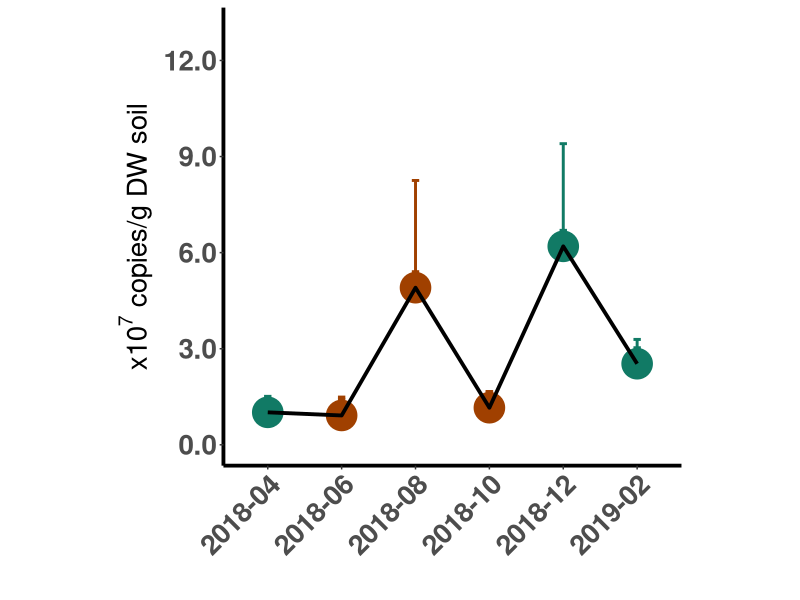
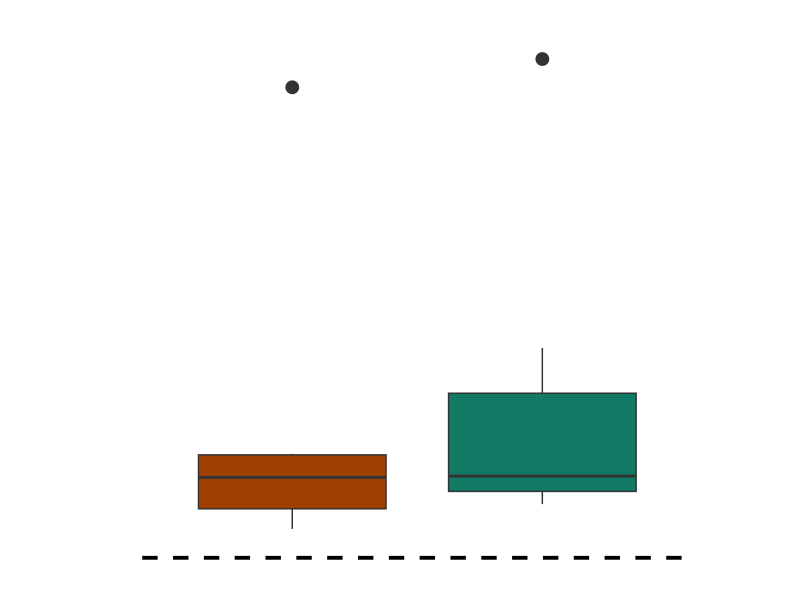
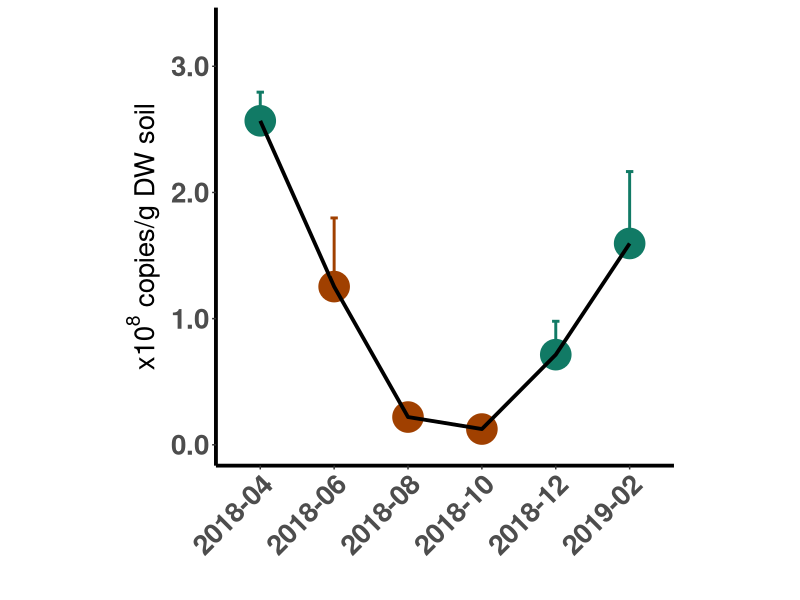
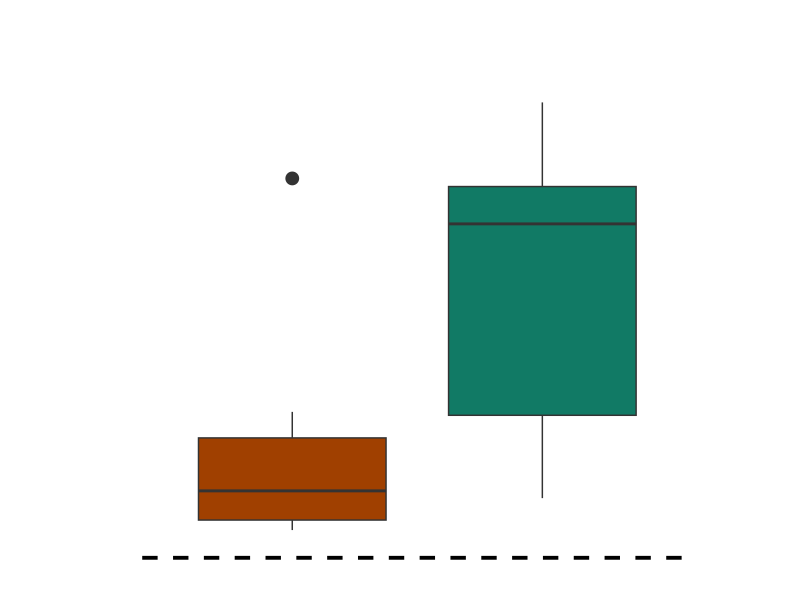
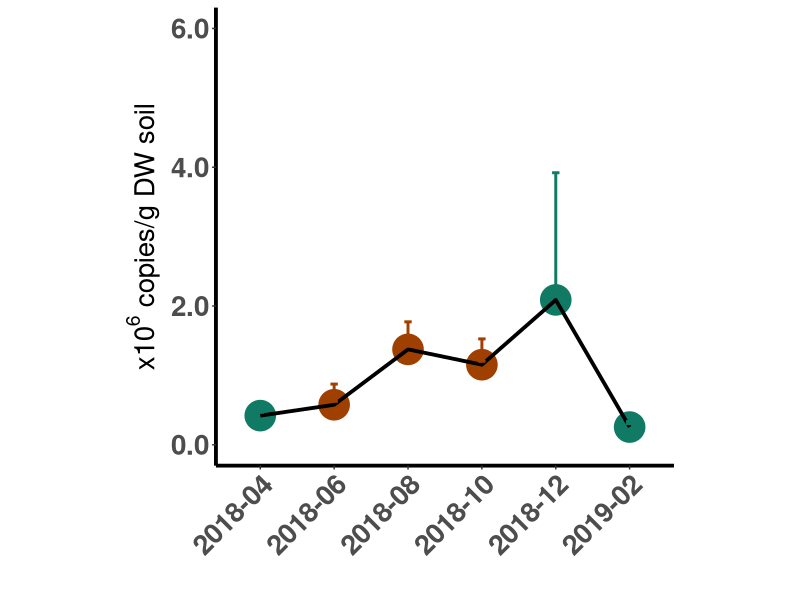
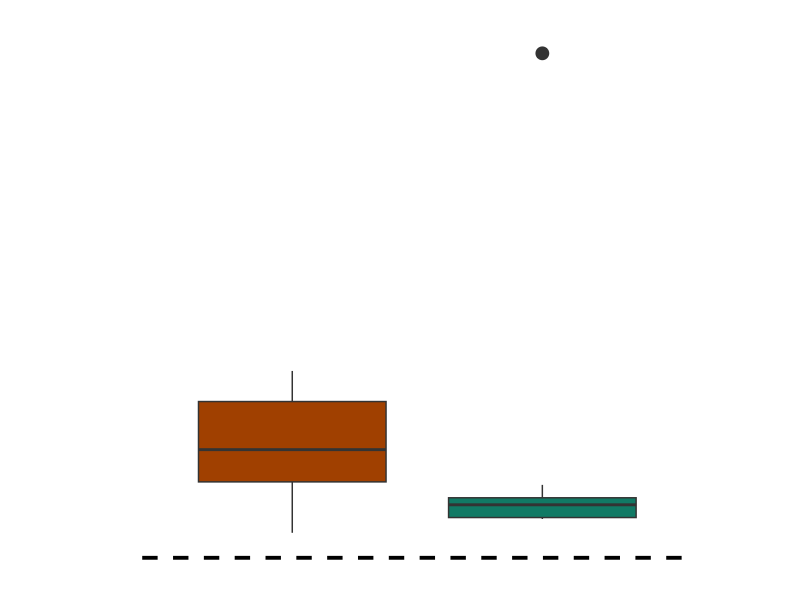
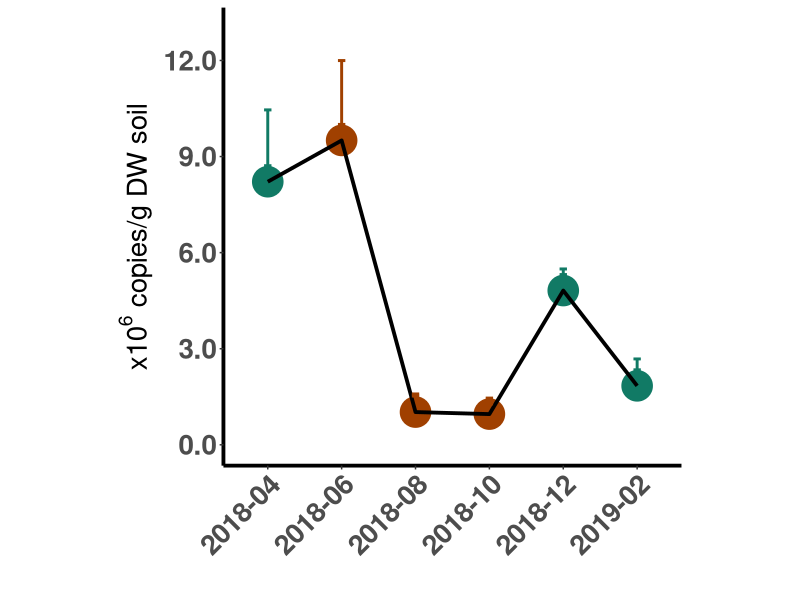
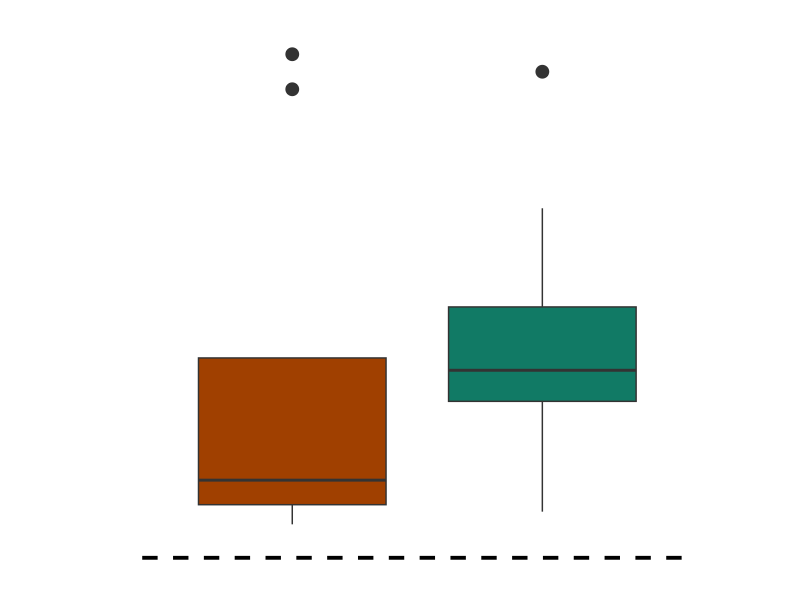

These figures' R source, in order:

################################################################################
#                                                                              #
# qPCR Results for 2018 Drought Samples                                        #
#                                                                              #
# Author: Anna Burns                                                           #
# Last edited: 23.04.2023                                                      #
# Last tested: 25.04.2024                                                      #
#                                                                              #
################################################################################

################################################################################
# Required packages                                                            #
################################################################################

library(lubridate)
library(ggplot2)
library(dplyr)
library(stringr)
library(readxl)
library(rstatix)

################################################################################
# Data upload                                                                  #
################################################################################

qpcr <- read.csv('./Data/amoa.qpcr.csv')

# adding drought variable

qpcr$Drought_Status <- 'NA'
qpcr[qpcr$Date %in% c('2018-04', '2018-12', '2019-02'),]$Drought_Status <- 'Non-drought'
qpcr[qpcr$Date %in% c('2018-06', '2018-08', '2018-10'),]$Drought_Status <- 'Drought'

qpcr.summary <- qpcr %>% group_by(Site, Date, Domain, Drought_Status) %>% summarise(mean = mean(Abundance),
                                                                    sd = sd(Abundance),
                                                                    n = n(),
                                                                    se = sd/sqrt(n))

################################################################################
# Figures and Statistics                                                       #
################################################################################

## PW AOA

ggplot(qpcr.summary[qpcr.summary$Site == 'PW' & qpcr.summary$Domain == "AOA",], aes(x = Date, y = mean, group = Domain)) +
  geom_point( size = 10, aes(col = Drought_Status)) + 
  geom_line(linewidth = 1.3) + 
  theme_classic() + 
  scale_color_manual(values = c("#A04000","#117A65")) + 
  geom_errorbar(aes(ymax = mean + se, ymin = mean+5000000, col = Drought_Status), width = 0.1, linewidth = 1) +
  scale_y_continuous(limits = c(0, 1.3e8), breaks = c(0, 3e7, 6e7, 9e7, 12e7), labels = c('0.0', '3.0', '6.0', '9.0', "12.0")) +
  scale_x_discrete(drop = FALSE) + 
  guides(color = "none") +
  labs(y = expression(paste(x10^{7}, ' copies/g DW soil')), x = '') + 
  theme(axis.title=element_text(size=20,face = "bold"),
        axis.text=element_text(size=20,face = "bold"),
        axis.text.x=element_text(angle=45, hjust=1),
        title = element_text(size = 20, face = 'bold'),
        axis.line = element_line(linewidth = 1.3),
        panel.background = element_rect(fill = NA),panel.grid.major = element_blank(),legend.position = c(0.9,0.9),
        legend.text = element_text(size = 15),legend.key = element_rect(fill = NA),legend.title = element_blank(),
        legend.background = element_blank(),
        aspect.ratio = 1)

ggplot(qpcr[qpcr$Site == "PW" & qpcr$Domain == "AOA",], aes(x = Drought_Status, y = Abundance)) +
  geom_boxplot(aes(fill = Drought_Status), outlier.size = 4) +
  theme_classic() + 
  xlab("") +
  ylab("") +
  guides(fill = "none") +
  scale_fill_manual(values = c("#A04000","#117A65")) + 
  scale_y_continuous(limits = c(0, 1.3e8), breaks = c(0, 3e7, 6e7, 9e7, 12e7), labels = c('0.0', '3.0', '6.0', '9.0', "12.0")) +
  theme(axis.title=element_text(size=20,face = "bold"),
        axis.text.x=element_blank(),
        axis.line.y=element_blank(),
        axis.text.y = element_blank(),
        axis.ticks = element_blank(),
        title = element_text(size = 20, face = 'bold'),
        axis.line.x = element_line(linewidth = 1.3, color = "black", linetype = "dashed"),
        aspect.ratio = 1)

kruskal.test(Abundance~Date, data = qpcr[qpcr$Domain == 'AOB' & qpcr$Site == 'PW',])
kruskal_effsize(Abundance~Date, data = qpcr[qpcr$Domain == 'AOB' & qpcr$Site == 'PW',])
dunn_test(Abundance~Date, data = qpcr[qpcr$Domain == 'AOB' & qpcr$Site == 'PW',], p.adjust.method = 'BH')

## PW AOB

ggplot(qpcr.summary[qpcr.summary$Site == 'PW' & qpcr.summary$Domain == "AOB",], aes(x = Date, y = mean, group = Domain)) +
  geom_point( size = 10, aes(col = Drought_Status)) + 
  geom_line(linewidth = 1.3) + 
  theme_classic() + 
  scale_color_manual(values = c("#A04000","#117A65")) + 
  geom_errorbar(aes(ymax = mean + se, ymin = mean+.1e8, col = Drought_Status), width = 0.1, linewidth = 1) +
  scale_y_continuous(limits = c(0, 3.3e8), breaks = c(0, 1e8, 2e8, 3e8), labels = c('0.0', '1.0', '2.0', '3.0')) +
  scale_x_discrete(drop = FALSE) + 
  guides(color = "none") +
  labs(y = expression(paste(x10^{8}, ' copies/g DW soil')), x = '') + 
  theme(axis.title=element_text(size=20,face = "bold"),
        axis.text=element_text(size=20,face = "bold"),
        axis.text.x=element_text(angle=45, hjust=1),
        title = element_text(size = 20, face = 'bold'),
        axis.line = element_line(linewidth = 1.3),
        panel.background = element_rect(fill = NA),panel.grid.major = element_blank(),legend.position = c(0.9,0.9),
        legend.text = element_text(size = 15),legend.key = element_rect(fill = NA),legend.title = element_blank(),
        legend.background = element_blank(),
        aspect.ratio = 1)

ggplot(qpcr[qpcr$Site == "PW" & qpcr$Domain == "AOB",], aes(x = Drought_Status, y = Abundance)) +
  geom_boxplot(aes(fill = Drought_Status), outlier.size = 4) +
  theme_classic() + 
  xlab("") +
  ylab("") +
  guides(fill = "none") +
  scale_fill_manual(values = c("#A04000","#117A65")) + 
  scale_y_continuous(limits = c(0, 3.3e8), breaks = c(0, 1e8, 2e8, 3e8), labels = c('0.0', '1.0', '2.0', '3.0')) +
  theme(axis.title=element_text(size=20,face = "bold"),
        axis.text.x=element_blank(),
        axis.line.y=element_blank(),
        axis.text.y = element_blank(),
        axis.ticks = element_blank(),
        title = element_text(size = 20, face = 'bold'),
        axis.line.x = element_line(linewidth = 1.3, color = "black", linetype = "dashed"),
        aspect.ratio = 1)

## CW AOA

ggplot(qpcr.summary[qpcr.summary$Site == 'CW' & qpcr.summary$Domain == "AOA",], aes(x = Date, y = mean, group = Domain)) +
  geom_point( size = 10, aes(col = Drought_Status)) + 
  geom_line(linewidth = 1.3) + 
  theme_classic() + 
  scale_color_manual(values = c("#A04000","#117A65")) + 
  geom_errorbar(aes(ymax = mean + se, ymin = mean+50000, col = Drought_Status), width = 0.1, linewidth = 1) +
  scale_y_continuous(limits = c(0, 6e6), breaks = c(0, 2e6, 4e6, 6e6), labels = c('0.0', '2.0', '4.0', '6.0')) +
  scale_x_discrete(drop = FALSE) + 
  guides(color = "none") +
  labs(y = expression(paste(x10^{6}, ' copies/g DW soil')), x = '') + 
  theme(axis.title=element_text(size=20,face = "bold"),
        axis.text=element_text(size=20,face = "bold"),
        title = element_text(size = 20, face = 'bold'),
        axis.line = element_line(linewidth = 1.3),
        axis.text.x = element_text(angle=45, hjust = 1),
        panel.background = element_rect(fill = NA),panel.grid.major = element_blank(),legend.position = c(0.9,0.9),
        legend.text = element_text(size = 15),legend.key = element_rect(fill = NA),legend.title = element_blank(),
        legend.background = element_blank(),
        aspect.ratio = 1)

ggplot(qpcr[qpcr$Site == "CW" & qpcr$Domain == "AOA",], aes(x = Drought_Status, y = Abundance)) +
  geom_boxplot(aes(fill = Drought_Status), outlier.size = 4) +
  theme_classic() + 
  xlab("") +
  ylab("") +
  guides(fill = "none") +
  scale_fill_manual(values = c("#A04000","#117A65")) + 
  scale_y_continuous(limits = c(0, 6e6), breaks = c(0, 2e6, 4e6, 6e6), labels = c('0.0', '2.0', '4.0', '6.0')) +
  theme(axis.title=element_text(size=20,face = "bold"),
        axis.text.x=element_blank(),
        axis.line.y=element_blank(),
        axis.text.y = element_blank(),
        axis.ticks = element_blank(),
        title = element_text(size = 20, face = 'bold'),
        axis.line.x = element_line(linewidth = 1.3, color = "black", linetype = "dashed"),
        aspect.ratio = 1)



kruskal.test(Abundance~Date2, data = qpcr[qpcr$Domain == 'AOA' & qpcr$Site == 'CW',])
kruskal_effsize(Abundance~Date, data = qpcr[qpcr$Domain == 'AOB' & qpcr$Site == 'CW',])
dunn_test(qpcr[qpcr$Domain == 'AOA' & qpcr$Site == 'CW',], Abundance~Date2, p.adjust.method = 'BH')

## CW AOB

ggplot(qpcr.summary[qpcr.summary$Site == 'CW' & qpcr.summary$Domain == "AOB",], aes(x = Date, y = mean, group = Domain)) +
  geom_point( size = 10, aes(col = Drought_Status)) + 
  geom_line(linewidth = 1.3) + 
  theme_classic() + 
  scale_color_manual(values = c("#A04000","#117A65")) + 
  geom_errorbar(aes(ymax = mean + se, ymin = mean+5000000, col = Drought_Status), width = 0.1, linewidth = 1) +
  scale_y_continuous(limits = c(0, 13e7), breaks = c(0, 3e7, 6e7, 9e7, 12e7), labels = c('0.0', '3.0', '6.0', '9.0', "12.0")) +
  scale_x_discrete(drop = FALSE) + 
  guides(color = "none") +
  labs(y = expression(paste(x10^{6}, ' copies/g DW soil')), x = '') + 
  theme(axis.title=element_text(size=20,face = "bold"),
        axis.text=element_text(size=20,face = "bold"),
        title = element_text(size = 20, face = 'bold'),
        axis.line = element_line(linewidth = 1.3),
        axis.text.x = element_text(angle=45, hjust = 1),
        panel.background = element_rect(fill = NA),panel.grid.major = element_blank(),legend.position = c(0.9,0.9),
        legend.text = element_text(size = 15),legend.key = element_rect(fill = NA),legend.title = element_blank(),
        legend.background = element_blank(),
        aspect.ratio = 1)

ggplot(qpcr[qpcr$Site == "CW" & qpcr$Domain == "AOB",], aes(x = Drought_Status, y = Abundance)) +
  geom_boxplot(aes(fill = Drought_Status), outlier.size = 4) +
  theme_classic() + 
  xlab("") +
  ylab("") +
  guides(fill = "none") +
  scale_fill_manual(values = c("#A04000","#117A65")) + 
  scale_y_continuous(limits = c(0, 13e7), breaks = c(0, 3e7, 6e7, 9e7, 12e7), labels = c('0.0', '3.0', '6.0', '9.0', "12.0")) +
  theme(axis.title=element_text(size=20,face = "bold"),
        axis.text.x=element_blank(),
        axis.line.y=element_blank(),
        axis.text.y = element_blank(),
        axis.ticks = element_blank(),
        title = element_text(size = 20, face = 'bold'),
        axis.line.x = element_line(linewidth = 1.3, color = "black", linetype = "dashed"),
        aspect.ratio = 1)

